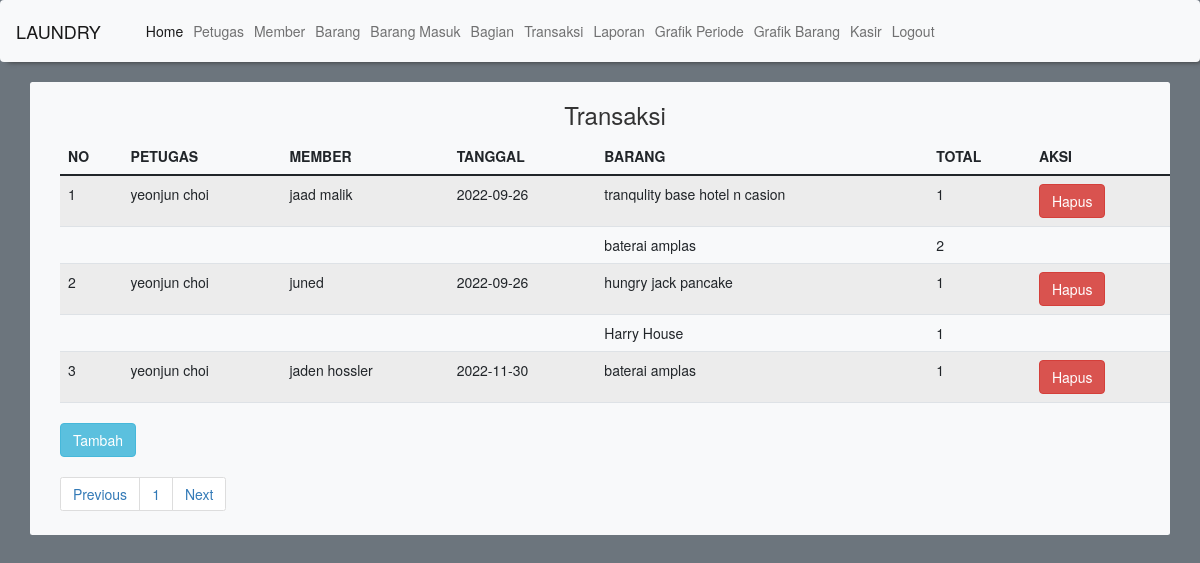
Screenshot of /tabel.php (signed in) with the database file from the repository.
### tables this page shows
CREATE TABLE `detail_transaksi` (
  `id_detail` int(11) NOT NULL,
  `id_transaksi` int(11) NOT NULL,
  `id_barang` int(11) NOT NULL,
  `qty` int(11) NOT NULL,
  `tgl` date NOT NULL
);

CREATE TABLE `petugas` (
  `id_petugas` int(11) NOT NULL,
  `username` varchar(256) NOT NULL,
  `password` varchar(256) NOT NULL,
  `nama_petugas` varchar(256) NOT NULL,
  `role` char(25) NOT NULL
);

CREATE TABLE `member` (
  `NIP` int(11) NOT NULL,
  `nama` varchar(256) NOT NULL,
  `id_bagian` int(11) NOT NULL,
  `password` varchar(256) NOT NULL
);

CREATE TABLE `transaksi` (
  `id_transaksi` int(11) NOT NULL,
  `id_petugas` int(11) NOT NULL,
  `NIP` int(11) NOT NULL,
  `tgl` date NOT NULL
);

CREATE TABLE `barang` (
  `id_barang` int(11) NOT NULL,
  `kode_barang` char(20) NOT NULL,
  `nama_barang` varchar(256) NOT NULL,
  `stok` int(11) NOT NULL
);

### tabel.php (the view, shortened to what this page needs)
<?php
include 'koneksi.php';
include "header.php";
?>
<head>
  <link rel="stylesheet" href="https://maxcdn.bootstrapcdn.com/bootstrap/3.4.0/css/bootstrap.min.css">
</head>
<body class="bg-secondary">
    <div>
    <div class="container">
  <div align="center">
    <h3>Transaksi</h3>
    </div>
        <table class="table table-hover table-striped">
            <thead>
                <tr>
                    <th>NO</th>
                    <th>PETUGAS</th>
                    <th>MEMBER</th>
                    <th>TANGGAL</th>
                    <th>BARANG</th>
                    <th>TOTAL</th>
                    <th>AKSI</th>
                </tr>
            </thead>
            <tbody>
                <?php
               $batas = 5;
               $halaman = isset($_GET['halaman'])?(int)$_GET['halaman'] : 1;
               $halaman_awal = ($halaman>1) ? ($halaman * $batas) - $batas : 0;
               $previous = $halaman - 1;
               $next = $halaman + 1;
                $data=mysqli_query($conn,"SELECT t.id_transaksi as t_id, m.nama as nama_member, t.tgl,  p.nama_petugas as nama_kasir FROM transaksi t, member m, petugas p WHERE t.NIP = m.NIP AND t.id_petugas = p.id_petugas  ");
                $jumlah_data = mysqli_num_rows($data);
				$total_halaman = ceil($jumlah_data / $batas);
                $qry_transaksi=mysqli_query($conn,"SELECT t.id_transaksi as t_id, m.nama as nama_member, t.tgl,  p.nama_petugas as nama_kasir FROM transaksi t, member m, petugas p WHERE t.NIP = m.NIP AND t.id_petugas = p.id_petugas order by tgl limit $halaman_awal, $batas");
                $nomor = $halaman_awal;
                while($data_transaksi=mysqli_fetch_array($qry_transaksi)){
                    $qry_dtl_transaksi = mysqli_query($conn, "SELECT *, qty  FROM detail_transaksi, barang WHERE id_transaksi = ".$data_transaksi['t_id']." AND barang.id_barang = detail_transaksi.id_barang");
                    $nomor++;
                    $i = 0;
                    while ($data_dtl_transaksi = mysqli_fetch_assoc($qry_dtl_transaksi)) {
                        $i++;
                        if ($i == 1) {
                        ?>
                            <tr>
                                <td><?php echo $nomor?></td>
                                <td><?php echo $data_transaksi['nama_kasir']?></td>
                                <td><?php echo $data_transaksi['nama_member']?></td>
                                <td>
                                    <?php echo $data_transaksi['tgl']?>
                                </td>
                                <td>
                                    <?php
                        include "koneksi.php";
                        $qry_get_barang=mysqli_query($conn, "select * from barang where id_barang='".$data_dtl_transaksi['id_barang']."'");
                        $data_barang = mysqli_fetch_array($qry_get_barang   );
                        echo $data_barang['nama_barang'];
                    ?>
                    </td>
                                <td><?=$data_dtl_transaksi['qty']?></td>
                                <td> <a href="transaksi/hapus_transaksi.php?id_transaksi=<?=$data_transaksi['t_id']?>"
                                onclick="return confirm('Apakah anda yakin menghapus data ini?')" class="btn btn-danger">Hapus</a>
                                </td>
                            </tr>
                        <?php
                        } else {
                        ?>
                            <tr>
                                <td></td>
                                <td></td>
                                <td></td>
                                <td></td>
                                <td><?php
                        include "koneksi.php";
                        $qry_get_barang=mysqli_query($conn, "select * from barang where id_barang='".$data_dtl_transaksi['id_barang']."'");
                        $data_barang = mysqli_fetch_array($qry_get_barang   );
                        echo $data_barang['nama_barang'];
                    ?>
                     </td>
                                <td><?=$data_dtl_transaksi['qty']?></td>
                                <td></td>
                            </tr>
                        <?php
                        }
                    }
                    ?>
                    <?php
                }
                ?>
            </tbody>
            </table>
            <a href="tambah_transaksi.php?total_pckg = 1" class="btn btn-info">Tambah</a>
            <nav>
			<ul class="pagination justify-content-center">
				<li class="page-item">
					<a class="page-link" <?php if($halaman > 1){ echo "href='?halaman=$previous'"; } ?>>Previous</a>
				</li>
				<?php
				for($x=1;$x<=$total_halaman;$x++){
					?>
					<li class="page-item"><a class="page-link" href="?halaman=<?php echo $x ?>"><?php echo $x; ?></a></li>
					<?php
				}
				?>
				<li class="page-item">
					<a  class="page-link" <?php if($halaman < $total_halaman) { echo "href='?halaman=$next'"; } ?>>Next</a>
				</li>
			</ul>
		</nav>
	</div>
</body>
</html>

### rows the page displays
detail_transaksi: id_transaksi.tgl "2022-09-26", id_barang.nama_barang "tranqulity base hotel n casion", qty "1"
petugas: nama_petugas "yeonjun choi"
member: nama "jaad malik"
detail_transaksi: id_barang.nama_barang "baterai amplas", qty "2"
detail_transaksi: id_transaksi.tgl "2022-09-26", id_barang.nama_barang "hungry jack pancake", qty "1"
member: nama "juned"
detail_transaksi: id_barang.nama_barang "Harry House", qty "1"
detail_transaksi: id_transaksi.tgl "2022-11-30", id_barang.nama_barang "baterai amplas", qty "1"
member: nama "jaden hossler"
